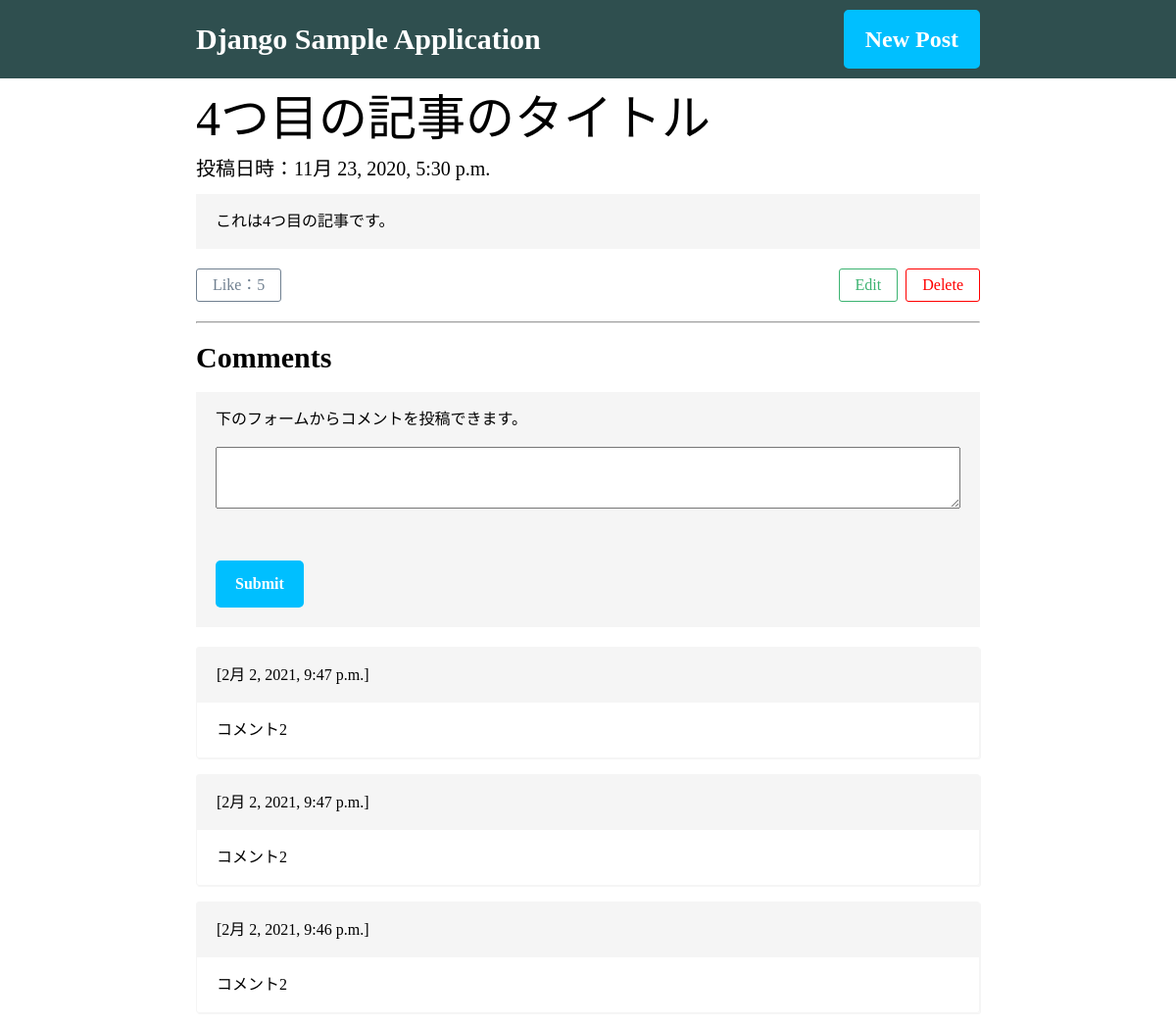
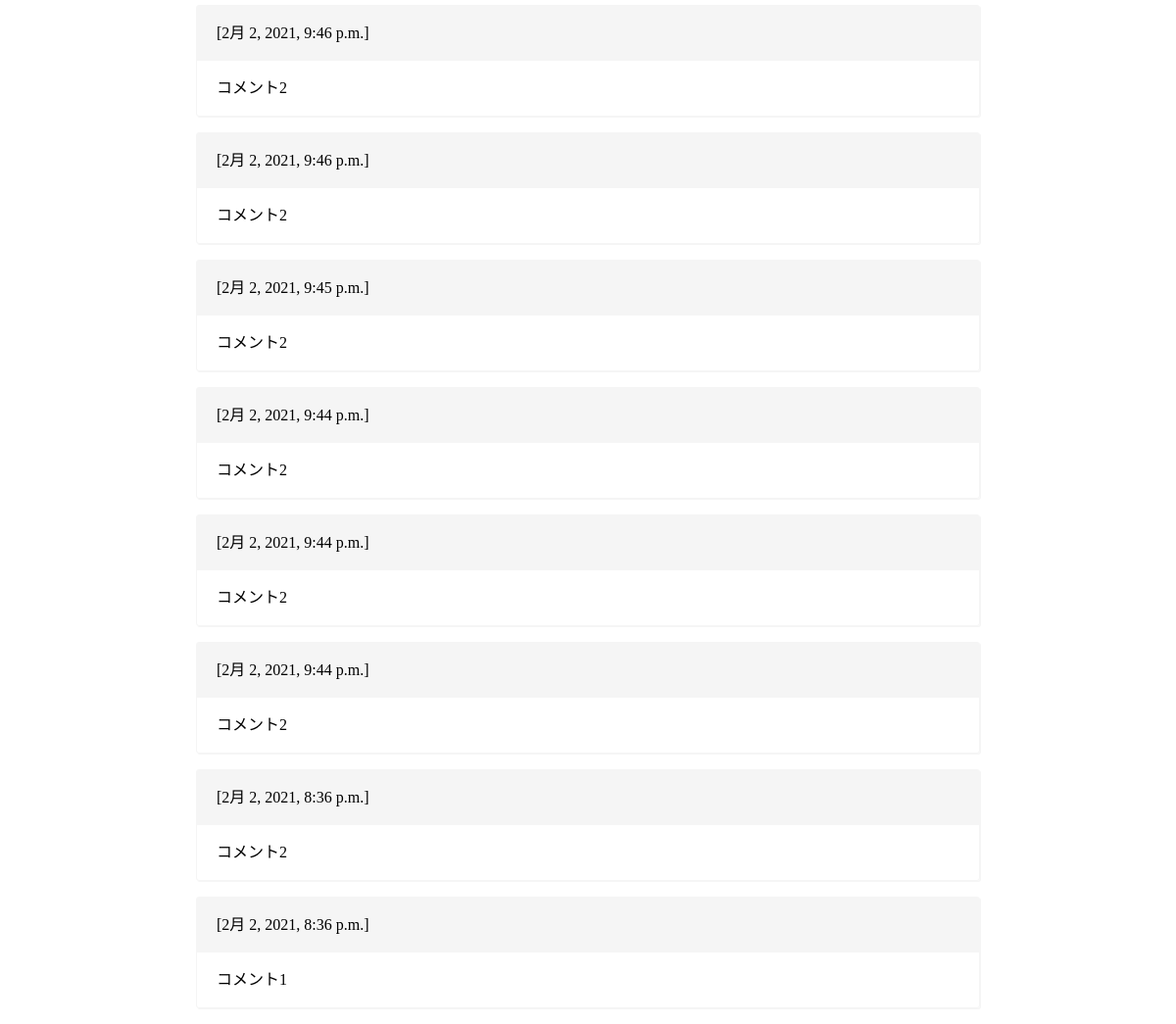
Page /4/ on the committed database (2 pictures, top to bottom).
### blog/models.py (models this page shows, shortened)
class Article(models.Model):
  title = models.CharField(max_length=200)
  body = models.TextField()
  posted_at = models.DateTimeField(default=timezone.now)
  published_at = models.DateTimeField(blank=True, null=True)
  like = models.IntegerField(default=0)  # いいね数

class Comment(models.Model):  # コメント機能のクラス
    text = models.TextField()
    posted_at = models.DateTimeField(default=timezone.now)
    article = models.ForeignKey(Article, related_name='comments', on_delete=models.CASCADE)

### blog/views.py (the view)
# urls.py: path('<int:article_id>/', views.detail, name='detail'),  # 記事の詳細表示 views.pyの関数の引数として値が受け渡される
def detail(request, article_id):  #引数に記事のid、「article_id」 をとってきてそれぞれ変える
	try:
		article = Article.objects.get(pk=article_id) #「pk=article_id」でこの記事を取得してarticleに格納
	except Article.DoesNotExist:  # 例外のとき（エラー） 記事がないとき
		raise Http404("Article does not exist")  # 記事が存在しないというメッセージ 404⇒ファイルがないときのメッセージ
	if request.method == 'POST':  #submitを押したときにPOSTのリクエストが発生、POSTメソッドでアクセスされた場合、Commentオブジェクトを生成し、データベースに保存
		comment = Comment(article=article, text=request.POST['text'], posted_at=timezone.now())  #コメントをフォームの情報からとってくる、とってきたidの記事に紐付け、入力されたテキスト、投稿時間
		comment.save()  #データベースに保存
	context = {  #detail画面に表示したいもの
		"article": article,
		'comments':article.comments.order_by('-posted_at')  #「article.comments.order_by()」の「comments」はCommentクラスの「related_name」で設定したもの。「order_by('-posted_at')」は投稿時間の新しい順
	}
	return render(request, "blog/detail.html", context)

### blog/templates/blog/detail.html (shortened to what this page needs)
{% load static %}
<!DOCTYPE html>
<html lang="ja">
<head>
  <link rel="stylesheet" href="{% static 'reset.css' %}">
  <link rel="stylesheet" href="{% static 'style.css' %}">
  <link rel="stylesheet" href="{% static 'detail.css' %}">
</head>
<body>
  {% include 'blog/header.html' %}
  <div class="inner">
    <div class="detail__main__inner">
      <h2 class="article__ttl">{{ article.title }}</h2>
      <p class="article__posted-at">投稿日時：{{ article.posted_at }}</p>
      <p class="article__body">{{ article.body | linebreaksbr }}</p>
      <div class="detail__main__footer">
        <div class="like__body">
          <a class="detail__main__footer-btn detail__main__footer-btn-like" onclick="like({{ article.id }});">
            Like：<span id="like{{ article.id }}">{{ article.like }}</span>
          </a>
        </div>
        <div class="detail__main__footer__right">
          <p><a class="detail__main__footer-btn detail__main__footer-btn-edit" href="{% url 'update' article.id %}">Edit</a></p>
          <p><a class="detail__main__footer-btn detail__main__footer-btn-delete" href="{% url 'delete' article.id %}">Delete</a></p>
        </div>
      </div>
    </div>
    <hr>
    <div class="comment__inner">
      <h2 class="comment__ttl">Comments</h2>
      <form class="comment__form" action="{% url 'detail' article.id %}" method="post">
        <div class="comment__form__body">
          <label for="textInput">下のフォームからコメントを投稿できます。</label>
          <textarea class="comment__form__textarea" name="text" id="textInput" rows="3"></textarea>
          <div class="submit__body">
            <button class="submit__btn" type="submit">Submit</button>
          </div>
        </div>
      </form>
      {% if comments %}
      {% for comment in comments %}
      <div class="posted__comment__body">
        <div class="posted__comment__posted-at">[{{ comment.posted_at }}]</div>
        <p class="posted__comment__text">{{ comment.text | linebreaksbr }}</p>
      </div>
      {% endfor %}
      {% else %}
      <p>No comment.</p>
      {% endif %}
    </div>
  </div>
</body>
</html>

### blog/static/style.css (style rules this page uses)
a { color: #000; }
.inner { max-width: 800px; margin: 0 auto; }
input, textarea { width: 100%; padding: 8px; }
.submit__body { margin-top: 30px; }
.submit__btn { padding: 16px 20px; background: #00bfff; border-radius: 5px; font-weight: bold; color: #fff; cursor: pointer; transition: all .3s; }
.detail__main__footer-btn { border-radius: 3px; padding: 8px 16px; display: inline-block; transition: all .3s; }
.detail__main__footer-btn-like { border: 1px solid #708090; color: #708090; }
.detail__main__footer-btn-edit { border: 1px solid #3cb371; color: #3cb371; margin-right: 8px; }
.detail__main__footer-btn-delete { border: 1px solid #ff0000; color: #ff0000; }

### blog/static/detail.css (style rules this page uses)
.article__ttl { font-size: 50px; margin: 16px 0; }
.article__posted-at { font-size: 20px; margin: 16px 0; }
.article__body { background: #f5f5f5; padding: 20px; margin: 16px 0; }
.detail__main__footer { display: flex; align-items: center; margin: 20px 0; }
.detail__main__footer__right { margin-left: auto; display: flex; align-items: center; }
.comment__ttl { font-size: 30px; font-weight: bold; margin: 20px 0; }
.comment__form { background: #f5f5f5; padding: 20px; margin-bottom: 20px; }
.comment__form__textarea { margin: 20px 0; }
.posted__comment__body { margin: 16px 0; border: 1px solid #f5f5f5; box-shadow: 1px 1px #f5f5f5; border-radius: 3px; }
.posted__comment__posted-at { background: #f5f5f5; padding: 20px; }
.posted__comment__text { padding: 20px; }

### rows in the picture
Article: title "4つ目の記事のタイトル", posted_at "11月 23, 2020, 5:30 p.m.", body "これは4つ目の記事です。", like "5"
Comment: posted_at "2月 2, 2021, 9:47 p.m.", text "コメント2"
Comment: posted_at "2月 2, 2021, 9:47 p.m.", text "コメント2"
Comment: posted_at "2月 2, 2021, 9:46 p.m.", text "コメント2"
Comment: posted_at "2月 2, 2021, 9:46 p.m.", text "コメント2"
Comment: posted_at "2月 2, 2021, 9:46 p.m.", text "コメント2"
Comment: posted_at "2月 2, 2021, 9:45 p.m.", text "コメント2"
Comment: posted_at "2月 2, 2021, 9:44 p.m.", text "コメント2"
Comment: posted_at "2月 2, 2021, 9:44 p.m.", text "コメント2"
Comment: posted_at "2月 2, 2021, 9:44 p.m.", text "コメント2"
Comment: posted_at "2月 2, 2021, 8:36 p.m.", text "コメント2"
Comment: posted_at "2月 2, 2021, 8:36 p.m.", text "コメント1"
